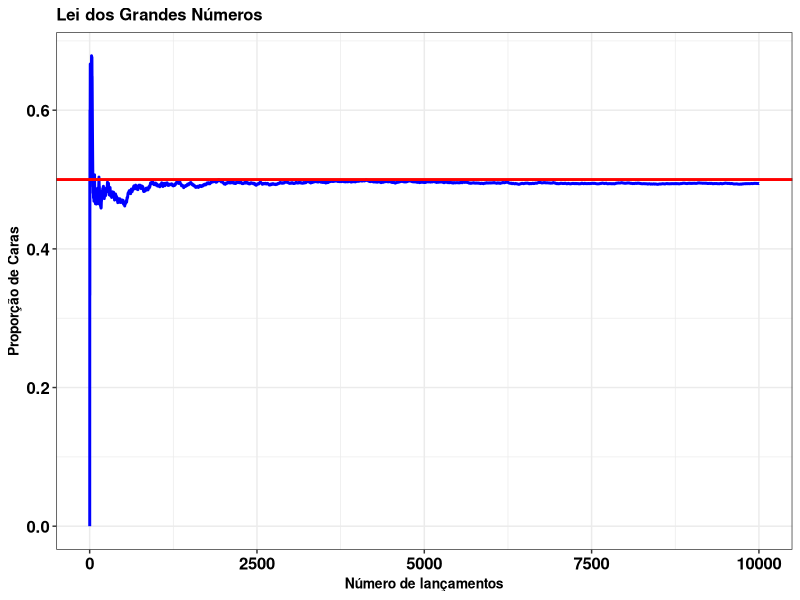

Write R code to recreate this figure.
library(ggplot2)

set.seed(123)
n <- 10000
moeda <- rbinom(n, 1, 0.5)

prop <- cumsum(moeda) / (1:n)

df <- data.frame(lancamentos = 1:n, proporcao = prop)

ggplot(df, aes(x = lancamentos, y = proporcao)) +
  geom_line(color = "blue", linewidth = 1) +
  geom_hline(yintercept = 0.5, color = "red", linewidth=1)+
  labs(title = "Lei dos Grandes Números",
    x = "Número de lançamentos", y = "Proporção de Caras") +
  theme_bw()+
  theme(text = element_text(size=10, face="bold", color="black"),
        axis.text.y = element_text(size = 12, face = "bold", color = "black"),
        axis.text.x = element_text(size = 12, face = "bold", color = "black"),
        legend.title = element_text(size=12))
